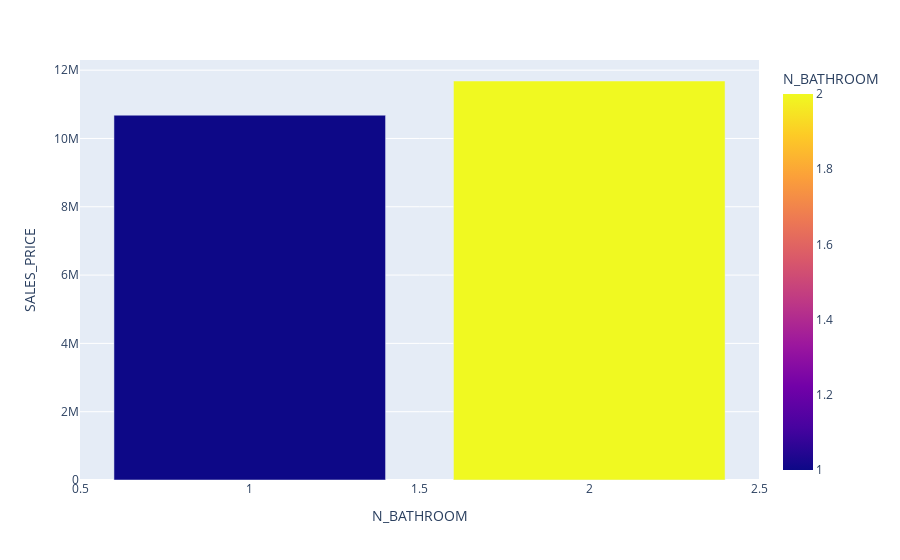

Here is the notebook cell this chart was saved with:
### Code cell
#averaging data
temp =pd.DataFrame(train.groupby('N_BATHROOM')['SALES_PRICE'].mean())
temp['N_BATHROOM'] = temp.index
temp = temp.sort_values(by='SALES_PRICE',ignore_index=True)
N_BATHROOM_values = temp.N_BATHROOM.unique()
#Ploting
px.bar(temp,y='SALES_PRICE',x='N_BATHROOM',color='N_BATHROOM')

### Figure 1 — Plotly figure (JSON) as saved in the notebook; plotly's stock layout.template omitted (floating-point values rounded to 4 significant figures)
{"data": [{"alignmentgroup": "True", "hovertemplate": "N_BATHROOM=%{marker.color}<br>SALES_PRICE=%{y}<extra></extra>", "legendgroup": "", "marker": {"color": [1, 2], "coloraxis": "coloraxis", "pattern": {"shape": ""}}, "name": "", "offsetgroup": "", "orientation": "v", "showlegend": false, "textposition": "auto", "type": "bar", "x": [1, 2], "xaxis": "x", "y": [10680000.0, 11680000.0], "yaxis": "y"}], "layout": {"barmode": "relative", "coloraxis": {"colorbar": {"title": {"text": "N_BATHROOM"}}, "colorscale": [[0, "#0d0887"], [0.1111, "#46039f"], [0.2222, "#7201a8"], [0.3333, "#9c179e"], [0.4444, "#bd3786"], [0.5556, "#d8576b"], [0.6667, "#ed7953"], [0.7778, "#fb9f3a"], [0.8889, "#fdca26"], [1, "#f0f921"]]}, "legend": {"tracegroupgap": 0}, "margin": {"t": 60}, "xaxis": {"anchor": "y", "domain": [0, 1], "title": {"text": "N_BATHROOM"}}, "yaxis": {"anchor": "x", "domain": [0, 1], "title": {"text": "SALES_PRICE"}}}}
